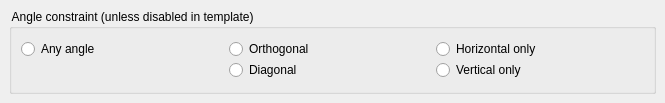
<ui version="4.0" >
 <class>RulerConfigPage3</class>
 <widget class="QFrame" name="RulerConfigPage3" >
  <property name="geometry" >
   <rect>
    <x>0</x>
    <y>0</y>
    <width>665</width>
    <height>103</height>
   </rect>
  </property>
  <property name="windowTitle" >
   <string>Settings</string>
  </property>
  <layout class="QVBoxLayout" >
   <property name="margin" >
    <number>9</number>
   </property>
   <property name="spacing" >
    <number>6</number>
   </property>
   <item>
    <widget class="QGroupBox" name="buttonGroup2" >
     <property name="sizePolicy" >
      <sizepolicy>
       <hsizetype>5</hsizetype>
       <vsizetype>5</vsizetype>
       <horstretch>0</horstretch>
       <verstretch>0</verstretch>
      </sizepolicy>
     </property>
     <property name="title" >
      <string> Angle constraint (unless disabled in template)</string>
     </property>
     <layout class="QGridLayout" >
      <property name="margin" >
       <number>9</number>
      </property>
      <property name="spacing" >
       <number>0</number>
      </property>
      <item row="0" column="2" >
       <widget class="QRadioButton" name="ruler_hor_rb" >
        <property name="text" >
         <string>Horizontal only</string>
        </property>
       </widget>
      </item>
      <item row="0" column="0" >
       <widget class="QRadioButton" name="ruler_any_angle_rb" >
        <property name="text" >
         <string>Any angle</string>
        </property>
       </widget>
      </item>
      <item row="0" column="1" >
       <widget class="QRadioButton" name="ruler_ortho_rb" >
        <property name="text" >
         <string>Orthogonal</string>
        </property>
       </widget>
      </item>
      <item row="1" column="1" >
       <widget class="QRadioButton" name="ruler_diag_rb" >
        <property name="text" >
         <string>Diagonal</string>
        </property>
       </widget>
      </item>
      <item row="1" column="2" >
       <widget class="QRadioButton" name="ruler_vert_rb" >
        <property name="text" >
         <string>Vertical only</string>
        </property>
       </widget>
      </item>
     </layout>
    </widget>
   </item>
  </layout>
 </widget>
 <layoutdefault spacing="6" margin="11" />
 <tabstops>
  <tabstop>ruler_any_angle_rb</tabstop>
  <tabstop>ruler_ortho_rb</tabstop>
  <tabstop>ruler_diag_rb</tabstop>
  <tabstop>ruler_hor_rb</tabstop>
  <tabstop>ruler_vert_rb</tabstop>
 </tabstops>
 <resources>
  <include location="layResources.qrc" />
 </resources>
 <connections/>
</ui>
